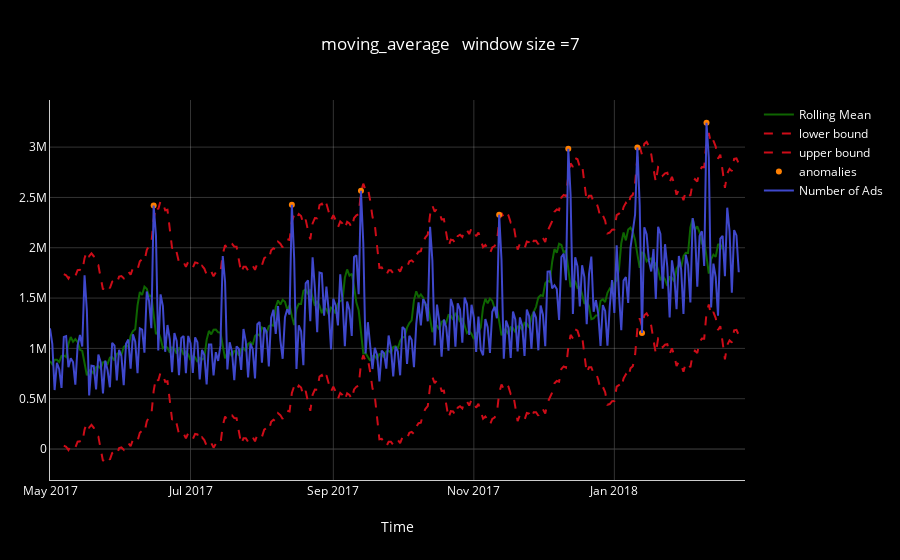

Source (notebook cell):
### Code cell
plot_moving_average(currency,'GEMS_GEMS_SPENT',7,plot_intervals=True,plot_anomalies=True)

### Figure 1 — Plotly figure (JSON) as saved in the notebook; plotly's stock layout.template omitted (floating-point values rounded to 4 significant figures; data arrays with more than 128 entries replaced by an {"elided": "..."} marker saying what was removed)
{"data": [{"marker": {"color": "rgba(16,112,2,0.9)"}, "mode": "lines", "name": "Rolling Mean", "type": "scatter", "x": {"elided": "300 str values"}, "y": {"elided": "293 float values"}}, {"line": {"color": "rgb(205, 12, 24)", "dash": "dash", "width": 2}, "name": "lower bound", "type": "scatter", "x": {"elided": "300 str values"}, "y": {"elided": "300 float values"}}, {"line": {"color": "rgb(205, 12, 24)", "dash": "dash", "width": 2}, "name": "upper bound", "type": "scatter", "x": {"elided": "300 str values"}, "y": {"elided": "300 float values"}}, {"marker": {"color": "rgba(255, 128, 2, 5)"}, "mode": "markers", "name": "anomalies", "type": "scatter", "x": ["2017-06-15", "2017-08-14", "2017-09-13", "2017-11-12", "2017-12-12", "2018-01-11", "2018-01-13", "2018-02-10"], "y": [2418723, 2426361, 2566462, 2328862, 2984329, 2995029, 1152460, 3242154]}, {"line": {"color": "rgb(63, 72, 204)"}, "marker": {"color": "rgba(16,112,2,0.9)"}, "mode": "lines", "name": "Number of Ads", "type": "scatter", "x": {"elided": "300 str values"}, "y": {"elided": "300 int values"}}], "layout": {"font": {"color": "#FFFFFF"}, "margin": {"l": 50, "r": 30}, "paper_bgcolor": "rgb(0, 0, 0)", "plot_bgcolor": "rgb(0, 0, 0)", "title": "moving_average \n window size =7", "xaxis": {"gridcolor": "rgba(255,255,255,0.2)", "linecolor": "rgba(255,255,255, 0.8)", "showgrid": true, "title": "Time"}, "yaxis": {"gridcolor": "rgba(255,255,255,0.2)", "linecolor": "rgba(255,255,255, 0.8)", "showgrid": true}}}
